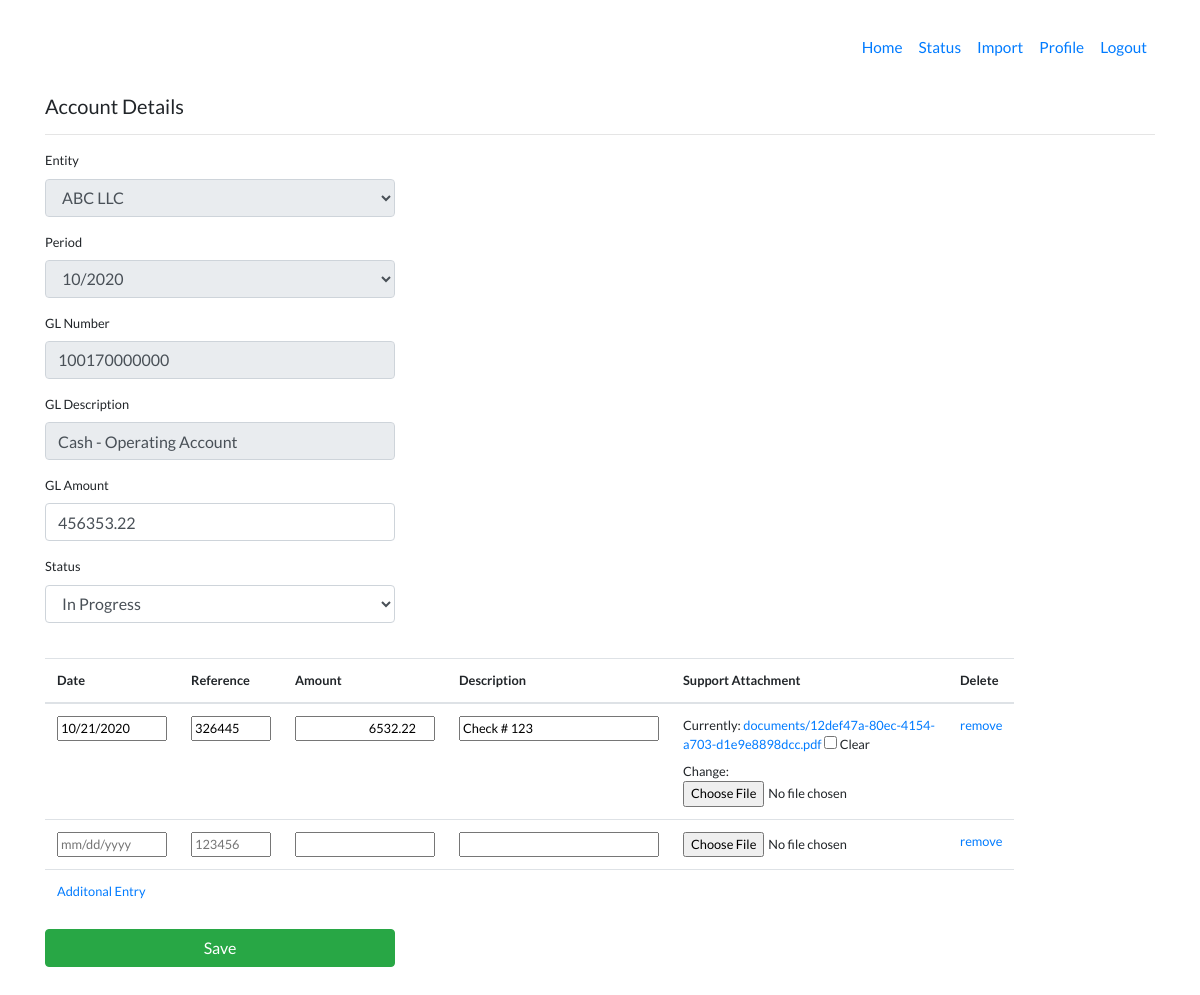
Screenshot of /rec/gldetail/9 (signed in) with the database file from the repository.
### rec/models.py (models this page shows, shortened)
class Entity(models.Model):
    entity = models.CharField(max_length=40)
    users = models.ManyToManyField(User)
    def __str__(self):
        return self.entity

class Period(models.Model):
    period = models.CharField(max_length=7, validators=[MinLengthValidator(7)])
    def __str__(self):
        return self.period

class Gldetail(models.Model):
    entity = models.ForeignKey(Entity, on_delete=models.CASCADE, default=None, blank=True, null=True)
    period = models.ForeignKey(Period, on_delete=models.CASCADE, default=None, blank=True, null=True)
    glnum = models.CharField(max_length=12, validators=[MinLengthValidator(12)], verbose_name='GL Number')
    gldesc = models.CharField(max_length=40, verbose_name='GL Description')
    username = models.ForeignKey(User, on_delete=models.CASCADE, related_name='usernames', editable=False)
    glamt = models.DecimalField(max_digits=11, decimal_places=2, verbose_name='GL Amount')
    status = models.ForeignKey(Status, on_delete=models.CASCADE, default=1)
    updated_at = models.DateTimeField(auto_now=True)
    class Meta:
        unique_together = (('entity','period','glnum'),)

### rec/views.py (the view, shortened to what this page needs)
# urls.py: path('gldetail/<int:pk>', views.GldetailGlpostUpdate.as_view(), name='gldetail-update'),
class GldetailGlpostUpdate(PostMixin, UpdateView):
    model = Gldetail
    form_class = GldetailForm
    success_url = reverse_lazy('gldetail-list')
    def get_context_data(self, **kwargs):
        data = super(GldetailGlpostUpdate, self).get_context_data(**kwargs)
        if self.request.POST:
            data['glposts'] = GlpostFormSet(self.request.POST, self.request.FILES, instance=self.object)
        else:
            data['glposts'] = GlpostFormSet(instance=self.object)
        return data

### rec/forms.py
class GldetailForm(ModelForm):
    def __init__(self, *args, **kwargs):
        super(GldetailForm, self).__init__(*args, **kwargs)
        self.fields['entity'].widget.attrs['disabled'] = True
        self.fields['period'].widget.attrs['disabled'] = True
        self.fields['glnum'].widget.attrs['readonly'] = True
        self.fields['gldesc'].widget.attrs['readonly'] = True
    class Meta:
        model = Gldetail
        fields = '__all__'

### rec/models.py (called while the page is built)
    def __str__(self):
        return self.option

### rec/templates/rec/gldetail_form.html (shortened to what this page needs)
{% extends "base.html" %}
{% load static %}
{% load crispy_forms_tags %}
{% load widget_tweaks %}
{% block content %}
<br>
    <h5>Account Details</h5>
    <hr>
    <div class="row">
        <div class="col-md-4">
            <form action="" enctype="multipart/form-data" method="post" onsubmit="return confirm('Do you want to save your work?');">
                {{ form|crispy }}
                <br>
                    <table class="table">
                        {% for form in glposts.forms %}
                            {% if forloop.first %}
                                <thead>
                                <tr>
                                    {% for field in form.visible_fields %}
                                        <th>{{ field.label|capfirst }}</th>
                                    {% endfor %}
                                </tr>
                                </thead>
                            {% endif %}
                            <tr class="{% cycle row1 row2 %} formset_row">
                                {% for field in form.visible_fields %}
                                    <td>
                                        {{ field }}
                                    </td>
                                {% endfor %}
                            </tr>
                        {% endfor %}
                    </table>
                <input type="submit" class="btn btn-success btn-block" value="Save"/>
            </form>
        </div>
    </div>
    <br>
    <br>
{% endblock %}

### rec/templates/base.html (style rules this page uses)
body { font-family: 'Lato', sans-serif; font-size: .8em; }

### rows the page displays
Entity: entity "ABC LLC"
Period: period "10/2020"
Gldetail: glnum "100170000000", gldesc "Cash - Operating Account", glamt "456353.22", status "In Progress"

### other values shown
{{ field.label|capfirst }} "Date" "Reference" "Amount" "Description" "Support Attachment" "Delete"
